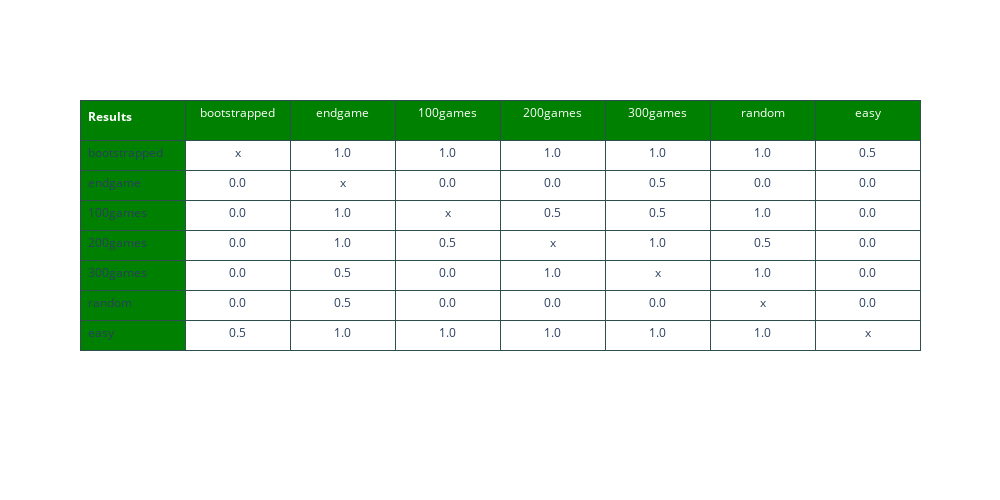

Notebook source saved alongside this figure:
### Code cell
import plotly.graph_objects as go
fig = go.Figure(data=[go.Table(
  header = dict(
    values = ['<b>Results</b>'] + [k for k in players.keys()],
    line_color='darkslategray',
    fill_color='green',
    align=['left','center'],
    font=dict(color='white', size=12),
    height=40,
  ),
  cells=dict(
    values= [[k for k in players.keys()]] + [[results[i][j] for i in range(7)] for j in range(7)],
    line_color='darkslategray',
    fill=dict(color=['green', 'white']),
    align=['left', 'center'],
    font_size=12,
    height=30,)
    ),
])
fig.update_layout(width=1000, height=500)
fig.show()

### Figure 1 — Plotly figure (JSON) as saved in the notebook; plotly's stock layout.template omitted (floating-point values rounded to 4 significant figures)
{"data": [{"cells": {"align": ["left", "center"], "fill": {"color": ["green", "white"]}, "font": {"size": 12}, "height": 30, "line": {"color": "darkslategray"}, "values": [["bootstrapped", "endgame", "100games", "200games", "300games", "random", "easy"], ["x", "0.0", "0.0", "0.0", "0.0", "0.0", "0.5"], ["1.0", "x", "1.0", "1.0", "0.5", "0.5", "1.0"], ["1.0", "0.0", "x", "0.5", "0.0", "0.0", "1.0"], ["1.0", "0.0", "0.5", "x", "1.0", "0.0", "1.0"], ["1.0", "0.5", "0.5", "1.0", "x", "0.0", "1.0"], ["1.0", "0.0", ["1.0"], "0.5", ["1.0"], "x", "1.0"], ["0.5", "0.0", "0.0", "0.0", "0.0", "0.0", "x"]]}, "header": {"align": ["left", "center"], "fill": {"color": "green"}, "font": {"color": "white", "size": 12}, "height": 40, "line": {"color": "darkslategray"}, "values": ["<b>Results</b>", "bootstrapped", "endgame", "100games", "200games", "300games", "random", "easy"]}, "type": "table"}], "layout": {"height": 500, "width": 1000}}
